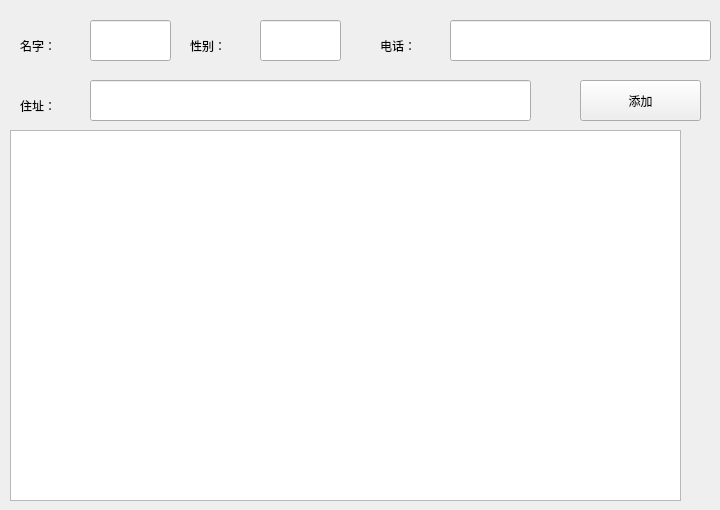
      <widget class="QWidget" name="tab_8">
       <attribute name="title">
        <string>作者</string>
       </attribute>
       <widget class="QPushButton" name="pushButton_author_add">
        <property name="geometry">
         <rect>
          <x>580</x>
          <y>80</y>
          <width>121</width>
          <height>41</height>
         </rect>
        </property>
        <property name="text">
         <string>添加</string>
        </property>
       </widget>
       <widget class="QLabel" name="label_20">
        <property name="geometry">
         <rect>
          <x>20</x>
          <y>20</y>
          <width>91</width>
          <height>51</height>
         </rect>
        </property>
        <property name="text">
         <string>名字：</string>
        </property>
       </widget>
       <widget class="QLineEdit" name="lineEd_author_name">
        <property name="geometry">
         <rect>
          <x>90</x>
          <y>20</y>
          <width>81</width>
          <height>41</height>
         </rect>
        </property>
       </widget>
       <widget class="QTableWidget" name="tableWidget_author">
        <property name="geometry">
         <rect>
          <x>10</x>
          <y>130</y>
          <width>671</width>
          <height>371</height>
         </rect>
        </property>
       </widget>
       <widget class="QLineEdit" name="lineEd_author_sex">
        <property name="geometry">
         <rect>
          <x>260</x>
          <y>20</y>
          <width>81</width>
          <height>41</height>
         </rect>
        </property>
       </widget>
       <widget class="QLabel" name="label_21">
        <property name="geometry">
         <rect>
          <x>190</x>
          <y>20</y>
          <width>91</width>
          <height>51</height>
         </rect>
        </property>
        <property name="text">
         <string>性别：</string>
        </property>
       </widget>
       <widget class="QLineEdit" name="lineEd_author_tel">
        <property name="geometry">
         <rect>
          <x>450</x>
          <y>20</y>
          <width>261</width>
          <height>41</height>
         </rect>
        </property>
       </widget>
       <widget class="QLabel" name="label_22">
        <property name="geometry">
         <rect>
          <x>380</x>
          <y>20</y>
          <width>91</width>
          <height>51</height>
         </rect>
        </property>
        <property name="text">
         <string>电话：</string>
        </property>
       </widget>
       <widget class="QLineEdit" name="lineEd_author_home">
        <property name="geometry">
         <rect>
          <x>90</x>
          <y>80</y>
          <width>441</width>
          <height>41</height>
         </rect>
        </property>
       </widget>
       <widget class="QLabel" name="label_23">
        <property name="geometry">
         <rect>
          <x>20</x>
          <y>80</y>
          <width>91</width>
          <height>51</height>
         </rect>
        </property>
        <property name="text">
         <string>住址：</string>
        </property>
       </widget>
      </widget>
